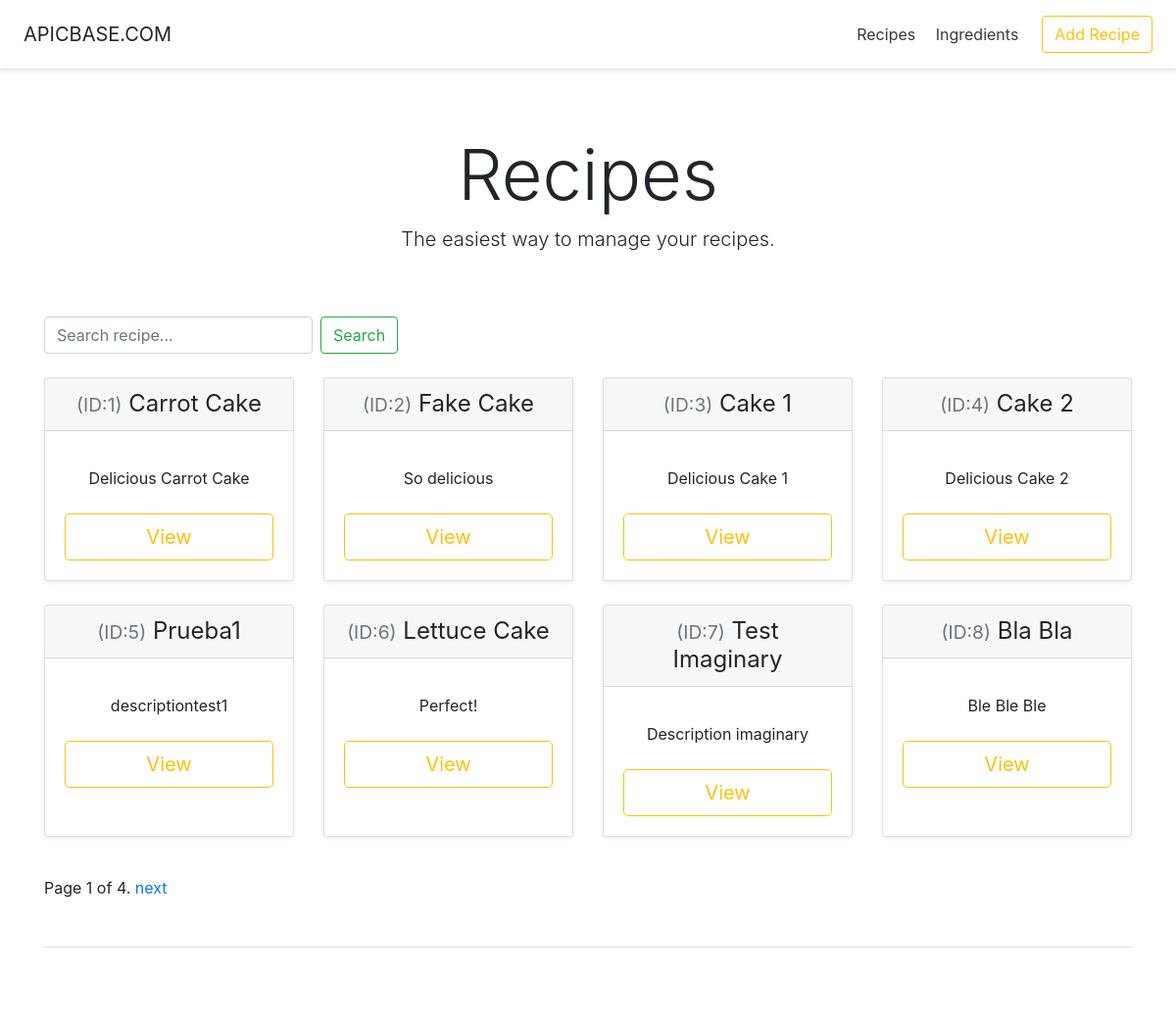
The app's page /recipeManager/ with its own data.
### recipeManager/models.py (models this page shows, shortened)
class Recipe(models.Model):
    id = models.AutoField(primary_key=True)
    name = models.CharField(max_length=200)
    description = models.CharField(max_length=200)
    ingredients = models.ManyToManyField(Ingredient, through='Recipe_Ingredients')

### recipeManager/views.py (the view)
# urls.py: path('', views.IndexView.as_view(), name='index'),
class IndexView(generic.ListView):
    template_name = 'recipeManager/index.html'
    context_object_name = 'recipes_list'
    paginate_by = 8
    def get_queryset(self):
        recipes = Recipe.objects.all()
        if 'search' in self.request.GET:
            return doSearch(self.request.GET['search'], recipes)
        else:
            return recipes

### recipeManager/templates/recipeManager/index.html (shortened to what this page needs)
<!DOCTYPE html>
<html lang="en">
   <head>
      {% load static %}
      <link href="{%static 'recipeManager/pricing.css'%}" rel="stylesheet">
      {% load static %}
      <link href="{%static 'recipeManager/bootstrap.min.css'%}" rel="stylesheet">
   </head>
   <body>
      <div class="d-flex flex-column flex-md-row align-items-center p-3 px-md-4 mb-3 bg-white border-bottom shadow-sm">
         <h5 class="my-0 mr-md-auto font-weight-normal">APICBASE.COM</h5>
         <nav class="my-2 my-md-0 mr-md-3">
            <a class="p-2 text-dark" href="{% url 'recipeManager:index' %}">Recipes</a>
            <a class="p-2 text-dark" href="{% url 'recipeManager:ingredients' %}">Ingredients</a>
         </nav>
         <a class="btn btn-outline-warning" href="{% url 'recipeManager:addRecipe' %}">Add Recipe</a>
      </div>
      <div class="pricing-header px-3 py-3 pt-md-5 pb-md-4 mx-auto text-center">
         <h1 class="display-3">Recipes</h1>
         <p class="lead">The easiest way to manage your recipes.</p>
      </div>
      <div class="container">
        <form class="form-inline my-lg-4" method="get">
           <input name="search" class="form-control mr-sm-2" type="search" placeholder="Search recipe..." aria-label="Search">
           <button class="btn btn-outline-success my-2 my-sm-0" type="submit">Search</button>
        </form>
         <div class="card-deck mb-3 text-center">
            {% if recipes_list %}
            {% for recipe in recipes_list %}
            <div class="card mb-4 shadow-sm">
               <div class="card-header">
                  <h4 class="my-0 font-weight-normal"><small class="text-muted">(ID:{{ recipe.id }})</small> {{ recipe.name }}</h4>
               </div>
               <div class="card-body">
                  <ul class="list-unstyled mt-3 mb-4">
                     <li>{{ recipe.description }}</li>
                  </ul>
                  <a href="{% url 'recipeManager:recipeDetail' recipe.id %}" style="text-decoration:none;"><button type="button" class="btn btn-lg btn-block btn-outline-warning">View</button></a>
               </div>
            </div>
            {% endfor %}
         </div>
         {% if is_paginated %}
           <div class="pagination">
              <span class="page-links">
              <span class="page-current">
              Page {{ page_obj.number }} of {{ page_obj.paginator.num_pages }}.
              </span>
              {% if page_obj.has_next %}
              <a href="?page={{ page_obj.next_page_number }}">next</a>
              {% endif %}
              </span>
           </div>
         {% endif %}
         {% else %}
          <p><strong>No recipes available.</strong></p>
         {% endif %}
         <footer class="pt-4 my-md-5 pt-md-5 border-top"></footer>
      </div>
   </body>
</html>

### recipeManager/static/recipeManager/pricing.css (style rules this page uses)
html { font-size: 14px; }
@media (min-width: 768px) { html { font-size: 16px; } }
.container { max-width: 960px; }
.pricing-header { max-width: 700px; }
.card-deck .card { min-width: 220px; }

### records on screen
Recipe: id "1", name "Carrot Cake", description "Delicious Carrot Cake"
Recipe: id "2", name "Fake Cake", description "So delicious"
Recipe: id "3", name "Cake 1", description "Delicious Cake 1"
Recipe: id "4", name "Cake 2", description "Delicious Cake 2"
Recipe: id "5", name "Prueba1", description "descriptiontest1"
Recipe: id "6", name "Lettuce Cake", description "Perfect!"
Recipe: id "7", name "Test Imaginary", description "Description imaginary"
Recipe: id "8", name "Bla Bla", description "Ble Ble Ble"

### other values on screen
{{ page_obj.number }} "1"
{{ page_obj.paginator.num_pages }} "4"
